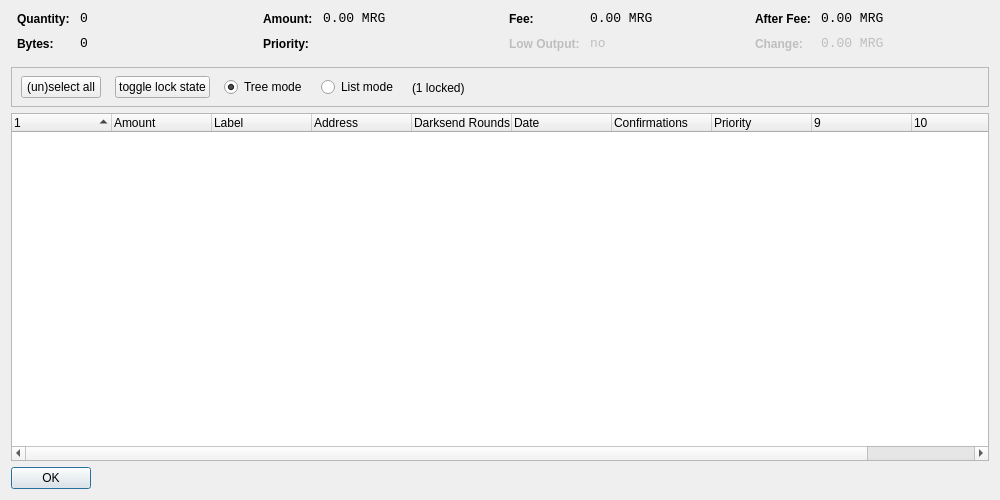
<?xml version="1.0" encoding="UTF-8"?>
<ui version="4.0">
 <class>CoinControlDialog</class>
 <widget class="QDialog" name="CoinControlDialog">
  <property name="geometry">
   <rect>
    <x>0</x>
    <y>0</y>
    <width>1000</width>
    <height>500</height>
   </rect>
  </property>
  <property name="windowTitle">
   <string>Coin Control</string>
  </property>
  <layout class="QVBoxLayout" name="verticalLayout">
   <item>
    <layout class="QHBoxLayout" name="horizontalLayoutTop" stretch="0,0,0,0">
     <property name="topMargin">
      <number>0</number>
     </property>
     <property name="bottomMargin">
      <number>10</number>
     </property>
     <item>
      <layout class="QFormLayout" name="formLayoutCoinControl1">
       <property name="horizontalSpacing">
        <number>10</number>
       </property>
       <property name="verticalSpacing">
        <number>10</number>
       </property>
       <property name="leftMargin">
        <number>6</number>
       </property>
       <property name="rightMargin">
        <number>6</number>
       </property>
       <item row="0" column="0">
        <widget class="QLabel" name="labelCoinControlQuantityText">
         <property name="styleSheet">
          <string notr="true">font-weight:bold;</string>
         </property>
         <property name="text">
          <string>Quantity:</string>
         </property>
        </widget>
       </item>
       <item row="0" column="1">
        <widget class="QLabel" name="labelCoinControlQuantity">
         <property name="font">
          <font>
           <family>Monospace</family>
           <pointsize>10</pointsize>
          </font>
         </property>
         <property name="cursor">
          <cursorShape>IBeamCursor</cursorShape>
         </property>
         <property name="contextMenuPolicy">
          <enum>Qt::ActionsContextMenu</enum>
         </property>
         <property name="text">
          <string notr="true">0</string>
         </property>
         <property name="textInteractionFlags">
          <set>Qt::LinksAccessibleByMouse|Qt::TextSelectableByKeyboard|Qt::TextSelectableByMouse</set>
         </property>
        </widget>
       </item>
       <item row="1" column="0">
        <widget class="QLabel" name="labelCoinControlBytesText">
         <property name="styleSheet">
          <string notr="true">font-weight:bold;</string>
         </property>
         <property name="text">
          <string>Bytes:</string>
         </property>
        </widget>
       </item>
       <item row="1" column="1">
        <widget class="QLabel" name="labelCoinControlBytes">
         <property name="font">
          <font>
           <family>Monospace</family>
           <pointsize>10</pointsize>
          </font>
         </property>
         <property name="cursor">
          <cursorShape>IBeamCursor</cursorShape>
         </property>
         <property name="contextMenuPolicy">
          <enum>Qt::ActionsContextMenu</enum>
         </property>
         <property name="text">
          <string notr="true">0</string>
         </property>
         <property name="textInteractionFlags">
          <set>Qt::LinksAccessibleByMouse|Qt::TextSelectableByKeyboard|Qt::TextSelectableByMouse</set>
         </property>
        </widget>
       </item>
      </layout>
     </item>
     <item>
      <layout class="QFormLayout" name="formLayoutCoinControl2">
       <property name="horizontalSpacing">
        <number>10</number>
       </property>
       <property name="verticalSpacing">
        <number>10</number>
       </property>
       <property name="leftMargin">
        <number>6</number>
       </property>
       <property name="rightMargin">
        <number>6</number>
       </property>
       <item row="0" column="0">
        <widget class="QLabel" name="labelCoinControlAmountText">
         <property name="styleSheet">
          <string notr="true">font-weight:bold;</string>
         </property>
         <property name="text">
          <string>Amount:</string>
         </property>
        </widget>
       </item>
       <item row="0" column="1">
        <widget class="QLabel" name="labelCoinControlAmount">
         <property name="font">
          <font>
           <family>Monospace</family>
           <pointsize>10</pointsize>
          </font>
         </property>
         <property name="cursor">
          <cursorShape>IBeamCursor</cursorShape>
         </property>
         <property name="contextMenuPolicy">
          <enum>Qt::ActionsContextMenu</enum>
         </property>
         <property name="text">
          <string notr="true">0.00 MRG</string>
         </property>
         <property name="textInteractionFlags">
          <set>Qt::LinksAccessibleByMouse|Qt::TextSelectableByKeyboard|Qt::TextSelectableByMouse</set>
         </property>
        </widget>
       </item>
       <item row="1" column="0">
        <widget class="QLabel" name="labelCoinControlPriorityText">
         <property name="styleSheet">
          <string notr="true">font-weight:bold;</string>
         </property>
         <property name="text">
          <string>Priority:</string>
         </property>
        </widget>
       </item>
       <item row="1" column="1">
        <widget class="QLabel" name="labelCoinControlPriority">
         <property name="font">
          <font>
           <family>Monospace</family>
           <pointsize>10</pointsize>
          </font>
         </property>
         <property name="cursor">
          <cursorShape>IBeamCursor</cursorShape>
         </property>
         <property name="contextMenuPolicy">
          <enum>Qt::ActionsContextMenu</enum>
         </property>
         <property name="text">
          <string/>
         </property>
         <property name="textInteractionFlags">
          <set>Qt::LinksAccessibleByMouse|Qt::TextSelectableByKeyboard|Qt::TextSelectableByMouse</set>
         </property>
        </widget>
       </item>
      </layout>
     </item>
     <item>
      <layout class="QFormLayout" name="formLayoutCoinControl3">
       <property name="horizontalSpacing">
        <number>10</number>
       </property>
       <property name="verticalSpacing">
        <number>10</number>
       </property>
       <property name="leftMargin">
        <number>6</number>
       </property>
       <property name="rightMargin">
        <number>6</number>
       </property>
       <item row="0" column="0">
        <widget class="QLabel" name="labelCoinControlFeeText">
         <property name="styleSheet">
          <string notr="true">font-weight:bold;</string>
         </property>
         <property name="text">
          <string>Fee:</string>
         </property>
        </widget>
       </item>
       <item row="0" column="1">
        <widget class="QLabel" name="labelCoinControlFee">
         <property name="font">
          <font>
           <family>Monospace</family>
           <pointsize>10</pointsize>
          </font>
         </property>
         <property name="cursor">
          <cursorShape>IBeamCursor</cursorShape>
         </property>
         <property name="contextMenuPolicy">
          <enum>Qt::ActionsContextMenu</enum>
         </property>
         <property name="text">
          <string notr="true">0.00 MRG</string>
         </property>
         <property name="textInteractionFlags">
          <set>Qt::LinksAccessibleByMouse|Qt::TextSelectableByKeyboard|Qt::TextSelectableByMouse</set>
         </property>
        </widget>
       </item>
       <item row="1" column="0">
        <widget class="QLabel" name="labelCoinControlLowOutputText">
         <property name="enabled">
          <bool>false</bool>
         </property>
         <property name="styleSheet">
          <string notr="true">font-weight:bold;</string>
         </property>
         <property name="text">
          <string>Low Output:</string>
         </property>
        </widget>
       </item>
       <item row="1" column="1">
        <widget class="QLabel" name="labelCoinControlLowOutput">
         <property name="enabled">
          <bool>false</bool>
         </property>
         <property name="font">
          <font>
           <family>Monospace</family>
           <pointsize>10</pointsize>
          </font>
         </property>
         <property name="cursor">
          <cursorShape>IBeamCursor</cursorShape>
         </property>
         <property name="contextMenuPolicy">
          <enum>Qt::ActionsContextMenu</enum>
         </property>
         <property name="text">
          <string notr="true">no</string>
         </property>
         <property name="textInteractionFlags">
          <set>Qt::LinksAccessibleByMouse|Qt::TextSelectableByKeyboard|Qt::TextSelectableByMouse</set>
         </property>
        </widget>
       </item>
      </layout>
     </item>
     <item>
      <layout class="QFormLayout" name="formLayoutCoinControl4">
       <property name="horizontalSpacing">
        <number>10</number>
       </property>
       <property name="verticalSpacing">
        <number>10</number>
       </property>
       <property name="leftMargin">
        <number>6</number>
       </property>
       <property name="rightMargin">
        <number>6</number>
       </property>
       <item row="0" column="0">
        <widget class="QLabel" name="labelCoinControlAfterFeeText">
         <property name="styleSheet">
          <string notr="true">font-weight:bold;</string>
         </property>
         <property name="text">
          <string>After Fee:</string>
         </property>
        </widget>
       </item>
       <item row="0" column="1">
        <widget class="QLabel" name="labelCoinControlAfterFee">
         <property name="font">
          <font>
           <family>Monospace</family>
           <pointsize>10</pointsize>
          </font>
         </property>
         <property name="cursor">
          <cursorShape>IBeamCursor</cursorShape>
         </property>
         <property name="contextMenuPolicy">
          <enum>Qt::ActionsContextMenu</enum>
         </property>
         <property name="text">
          <string notr="true">0.00 MRG</string>
         </property>
         <property name="textInteractionFlags">
          <set>Qt::LinksAccessibleByMouse|Qt::TextSelectableByKeyboard|Qt::TextSelectableByMouse</set>
         </property>
        </widget>
       </item>
       <item row="1" column="0">
        <widget class="QLabel" name="labelCoinControlChangeText">
         <property name="enabled">
          <bool>false</bool>
         </property>
         <property name="styleSheet">
          <string notr="true">font-weight:bold;</string>
         </property>
         <property name="text">
          <string>Change:</string>
         </property>
        </widget>
       </item>
       <item row="1" column="1">
        <widget class="QLabel" name="labelCoinControlChange">
         <property name="enabled">
          <bool>false</bool>
         </property>
         <property name="font">
          <font>
           <family>Monospace</family>
           <pointsize>10</pointsize>
          </font>
         </property>
         <property name="cursor">
          <cursorShape>IBeamCursor</cursorShape>
         </property>
         <property name="contextMenuPolicy">
          <enum>Qt::ActionsContextMenu</enum>
         </property>
         <property name="text">
          <string notr="true">0.00 MRG</string>
         </property>
         <property name="textInteractionFlags">
          <set>Qt::LinksAccessibleByMouse|Qt::TextSelectableByKeyboard|Qt::TextSelectableByMouse</set>
         </property>
        </widget>
       </item>
      </layout>
     </item>
    </layout>
   </item>
   <item>
    <widget class="QFrame" name="frame">
     <property name="minimumSize">
      <size>
       <width>0</width>
       <height>40</height>
      </size>
     </property>
     <property name="frameShape">
      <enum>QFrame::StyledPanel</enum>
     </property>
     <property name="frameShadow">
      <enum>QFrame::Sunken</enum>
     </property>
     <widget class="QWidget" name="horizontalLayoutWidget">
      <property name="geometry">
       <rect>
        <x>10</x>
        <y>0</y>
        <width>781</width>
        <height>41</height>
       </rect>
      </property>
      <layout class="QHBoxLayout" name="horizontalLayoutPanel" stretch="0,0,0,0,0">
       <property name="spacing">
        <number>14</number>
       </property>
       <item>
        <widget class="QPushButton" name="pushButtonSelectAll">
         <property name="sizePolicy">
          <sizepolicy hsizetype="Maximum" vsizetype="Fixed">
           <horstretch>0</horstretch>
           <verstretch>0</verstretch>
          </sizepolicy>
         </property>
         <property name="text">
          <string>(un)select all</string>
         </property>
        </widget>
       </item>
        <item>
         <widget class="QPushButton" name="pushButtonToggleLock">
          <property name="sizePolicy">
           <sizepolicy hsizetype="Maximum" vsizetype="Fixed">
            <horstretch>0</horstretch>
            <verstretch>0</verstretch>
           </sizepolicy>
          </property>
          <property name="text">
           <string>toggle lock state</string>
          </property>
          <property name="autoDefault">
           <bool>false</bool>
          </property>
         </widget>
        </item>
       <item>
        <widget class="QRadioButton" name="radioTreeMode">
         <property name="sizePolicy">
          <sizepolicy hsizetype="Maximum" vsizetype="Fixed">
           <horstretch>0</horstretch>
           <verstretch>0</verstretch>
          </sizepolicy>
         </property>
         <property name="text">
          <string>Tree mode</string>
         </property>
         <property name="checked">
          <bool>true</bool>
         </property>
        </widget>
       </item>
       <item>
        <widget class="QRadioButton" name="radioListMode">
         <property name="sizePolicy">
          <sizepolicy hsizetype="Maximum" vsizetype="Fixed">
           <horstretch>0</horstretch>
           <verstretch>0</verstretch>
          </sizepolicy>
         </property>
         <property name="text">
          <string>List mode</string>
         </property>
        </widget>
       </item>
        <item>
         <widget class="QLabel" name="labelLocked">
          <property name="text">
           <string>(1 locked)</string>
          </property>
         </widget>
        </item>
       <item>
        <spacer name="horizontalSpacer">
         <property name="orientation">
          <enum>Qt::Horizontal</enum>
         </property>
         <property name="sizeHint" stdset="0">
          <size>
           <width>40</width>
           <height>20</height>
          </size>
         </property>
        </spacer>
       </item>
      </layout>
     </widget>
    </widget>
   </item>
   <item>
    <widget class="CoinControlTreeWidget" name="treeWidget">
     <property name="contextMenuPolicy">
      <enum>Qt::CustomContextMenu</enum>
     </property>
     <property name="sortingEnabled">
      <bool>false</bool>
     </property>
     <property name="columnCount">
      <number>11</number>
     </property>
     <attribute name="headerShowSortIndicator" stdset="0">
      <bool>true</bool>
     </attribute>
     <attribute name="headerStretchLastSection">
      <bool>false</bool>
     </attribute>
     <column>
      <property name="text">
       <string/>
      </property>
     </column>
     <column>
      <property name="text">
       <string>Amount</string>
      </property>
     </column>
     <column>
      <property name="text">
       <string>Label</string>
      </property>
     </column>
     <column>
      <property name="text">
       <string>Address</string>
      </property>
     </column>
     <column>
      <property name="text">
       <string>Darksend Rounds</string>
      </property>
    </column>
     <column>
      <property name="text">
       <string>Date</string>
      </property>
     </column>
     <column>
      <property name="text">
       <string>Confirmations</string>
      </property>
      <property name="toolTip">
       <string>Confirmed</string>
      </property>
     </column>
     <column>
      <property name="text">
       <string>Priority</string>
      </property>
     </column>
     <column>
      <property name="text">
       <string/>
      </property>
     </column>
     <column>
      <property name="text">
       <string/>
      </property>
     </column>
     <column>
      <property name="text">
       <string/>
      </property>
     </column>
     <column>
      <property name="text">
       <string/>
      </property>
     </column>
    </widget>
   </item>
   <item>
    <widget class="QDialogButtonBox" name="buttonBox">
     <property name="sizePolicy">
      <sizepolicy hsizetype="Maximum" vsizetype="Fixed">
       <horstretch>0</horstretch>
       <verstretch>0</verstretch>
      </sizepolicy>
     </property>
     <property name="orientation">
      <enum>Qt::Horizontal</enum>
     </property>
     <property name="standardButtons">
      <set>QDialogButtonBox::Ok</set>
     </property>
    </widget>
   </item>
  </layout>
 </widget>
 <customwidgets>
  <customwidget>
   <class>CoinControlTreeWidget</class>
   <extends>QTreeWidget</extends>
   <header>coincontroltreewidget.h</header>
  </customwidget>
 </customwidgets>
 <resources/>
 <connections/>
</ui>
